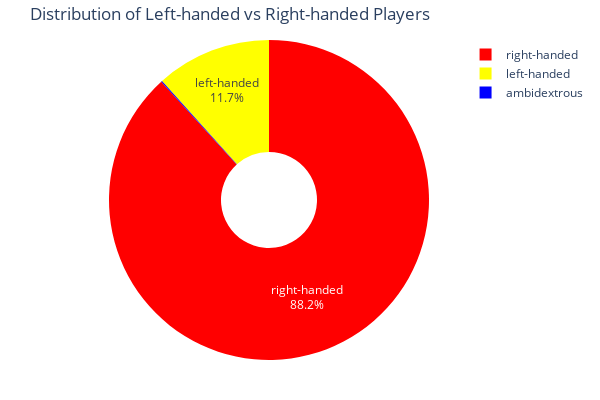

The notebook cell saved with this chart:
### Markdown cell above
### 13.	What is the distribution of left-handed versus right-handed players?

### Code cell
home_players = MatchHomeTeamInfo[["player_id", 'plays']]
away_players = MatchAwayTeamInfo[["player_id", 'plays']]

all_players = pd.concat([home_players, away_players]).drop_duplicates('player_id')
#plays_mode = all_players['plays'].mode().iloc[0]
all_players = all_players.dropna()


hand_table = all_players.groupby('plays').count()
hand_table['percentage (%)'] = ((hand_table / hand_table['player_id'].sum())*100).round(2)
display(hand_table)


# plot

# Define colors for the pie chart
colors = ['red', 'yellow', 'blue']

# Create the pie chart using Plotly Express
fig = px.pie(
    hand_table,
    values ='player_id',  # Use 'player_id' column as values for the pie chart
    names = hand_table.index,  # Use index (handedness) as category names
    title = 'Distribution of Left-handed vs Right-handed Players',
    hole = 0.3,  # Optional: makes it a donut chart
    color_discrete_sequence = colors  # Specify custom colors
)

# Customize the layout
fig.update_traces(textposition='inside', textinfo='percent+label')
fig.update_layout(
    width = 600,
    height = 400,
    margin = dict(r=20, t=40, b=40)  # Adjust the margins as needed
)

# Show the chart
fig.show()

### Figure 1 — Plotly figure (JSON) as saved in the notebook; plotly's stock layout.template omitted (floating-point values rounded to 4 significant figures)
{"data": [{"domain": {"x": [0, 1], "y": [0, 1]}, "hole": 0.3, "hovertemplate": "plays=%{label}<br>player_id=%{value}<extra></extra>", "labels": ["ambidextrous", "left-handed", "right-handed"], "legendgroup": "", "name": "", "showlegend": true, "textinfo": "percent+label", "textposition": "inside", "type": "pie", "values": [1, 120, 908]}], "layout": {"height": 400, "legend": {"tracegroupgap": 0}, "margin": {"b": 40, "r": 20, "t": 40}, "piecolorway": ["red", "yellow", "blue"], "title": {"text": "Distribution of Left-handed vs Right-handed Players"}, "width": 600}}
